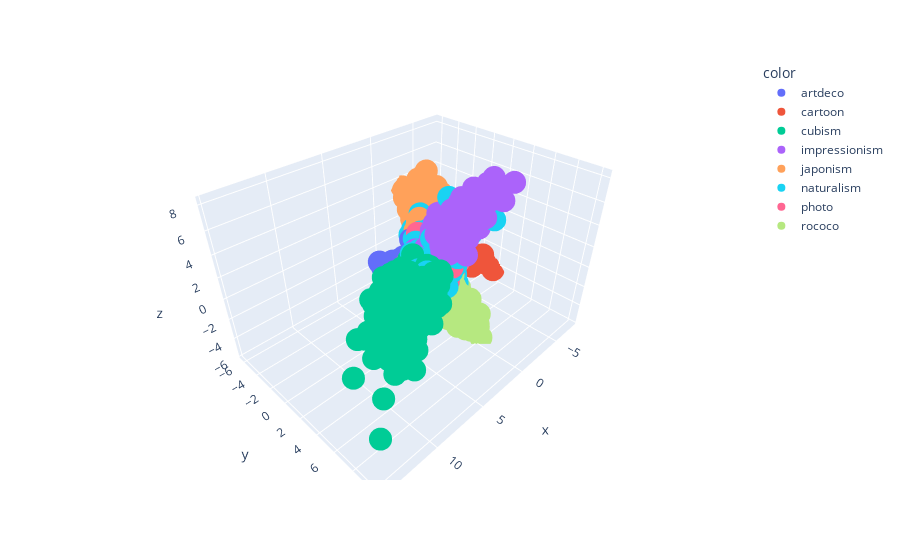

The code cell stored with this chart in its notebook:
### Code cell
fig = px.scatter_3d(
    x=X.x,
    y=X.y,
    z=X.z,
    color=df["true"]
)

fig.show()
